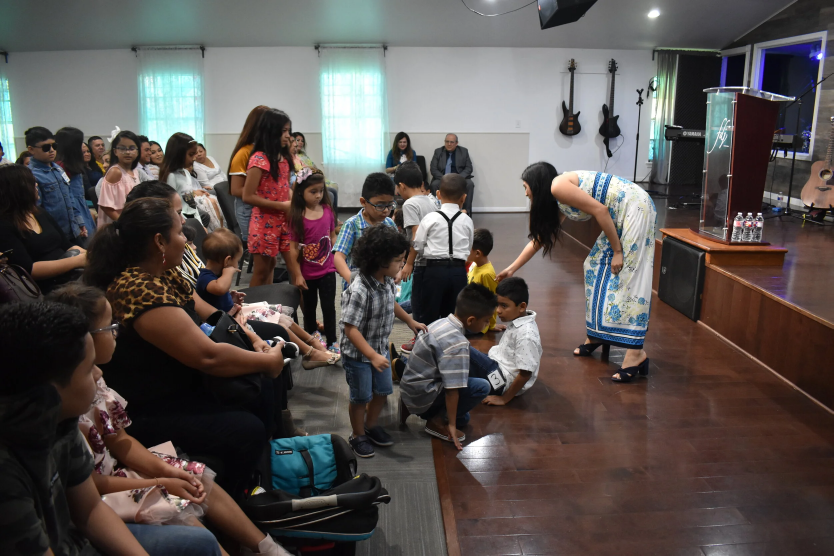
#> input picture media/curated/children_ministry_soldaditos_0020.jpg, 2500 x 1667 px (shown at 1/3 size)
$ python -i assess-photos.py   (imports and definitions only)   (older library calls are emulated)
#> lines starting #> are read from the running program, lines starting #| are printed output that depends on the picture
#!/usr/bin/env python3
"""
FDJ Church Photo Assessment Script
Analyzes all images in the fdj-archive for quality, blur, resolution, and EXIF metadata.
Outputs a graded report and curated folder.
"""

import os
import sys
import json
import shutil
import subprocess
from pathlib import Path
from datetime import datetime

try:
    from PIL import Image, ExifTags
    PIL_OK = True
except ImportError:
    PIL_OK = False
    print("WARNING: PIL not available")

try:
    import cv2
    import numpy as np
    CV2_OK = True
except ImportError:
    CV2_OK = False
    print("WARNING: cv2 not available, using PIL-based blur detection")

# ─── Paths ──────────────────────────────────────────────────────────────────
ARCHIVE_ROOT = Path("/Users/jasonluff/clawd/projects/fdj-archive")
MEDIA_ROOT = ARCHIVE_ROOT / "media"
CURATED_DIR = MEDIA_ROOT / "curated"
REPORT_PATH = ARCHIVE_ROOT / "PHOTO-ASSESSMENT-2026-03-13.md"

# ─── Helpers ────────────────────────────────────────────────────────────────

def blur_score_cv2(path):
    """OpenCV Laplacian variance blur detection."""
    img = cv2.imread(str(path))
#> img is the input picture: shape (1667, 2500, 3); mean B, G, R 79.5, 82, 89.1
    if img is None:
        return 0
    gray = cv2.cvtColor(img, cv2.COLOR_BGR2GRAY)
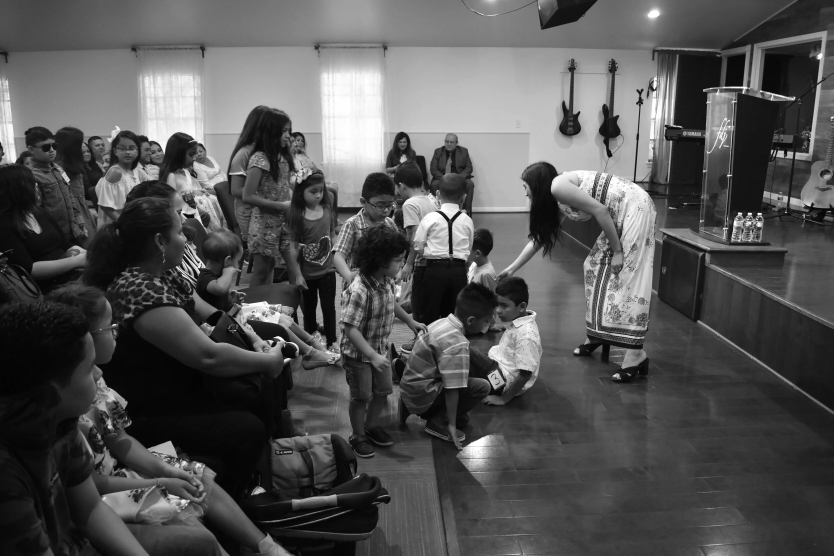
#> gray: shape (1667, 2500) (shown at 1/3 size); min 0, max 255, mean 83.8
    return cv2.Laplacian(gray, cv2.CV_64F).var()


# [14 lines left out: function blur_score_pil, not called in this run]


def get_blur_info(path):
    if CV2_OK:
        score = blur_score_cv2(path)
#> score = 241.8
    else:
        score = blur_score_pil(path)

    if score >= 500:
        label = "SHARP ⭐"
    elif score >= 100:
        label = "ACCEPTABLE"
    elif score >= 20:
        label = "SOFT"
    else:
        label = "BLURRY ❌"

    return score, label


# [510 lines left out: functions get_resolution_info, get_exif_pil, get_exif_tool, format_exif_date, format_camera, overall_grade and 6 more, not called in this run]


# ─── Main ─────────────────────────────────────────────────────────────────────

# [62 lines not run here, left out]

>>> result = get_blur_info('../media/curated/children_ministry_soldaditos_0020.jpg')
#> result = (241.8, 'ACCEPTABLE')

$ run again, on media/gallery/generacion/gud_02.jpg
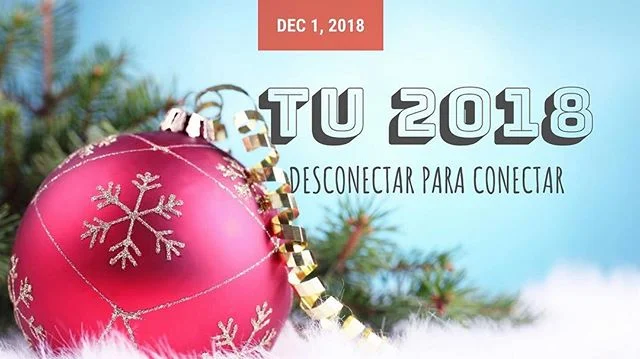
#> input picture media/gallery/generacion/gud_02.jpg, 640 x 359 px
#> in blur_score_cv2, img is the input picture: shape (359, 640, 3); mean B, G, R 182.4, 170.9, 184.4
#> in blur_score_cv2, `gray = cv2.cvtColor(img, cv2.COLOR_BGR2GRAY)`:
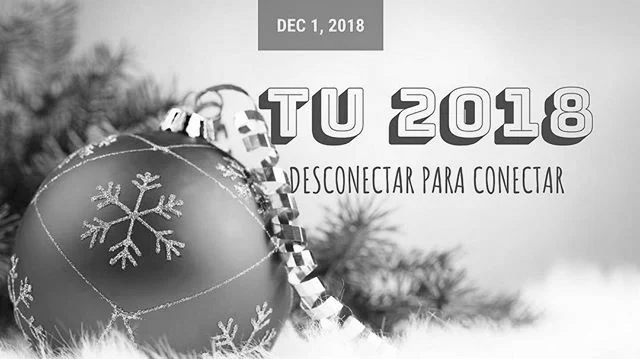
#> gray: shape (359, 640); min 1, max 255, mean 176.2
#> score = 2105.8
#> result = (2105.8, 'SHARP ⭐')

$ run again, on media/gallery/home/Daughter_and_Mother_alt.jpg
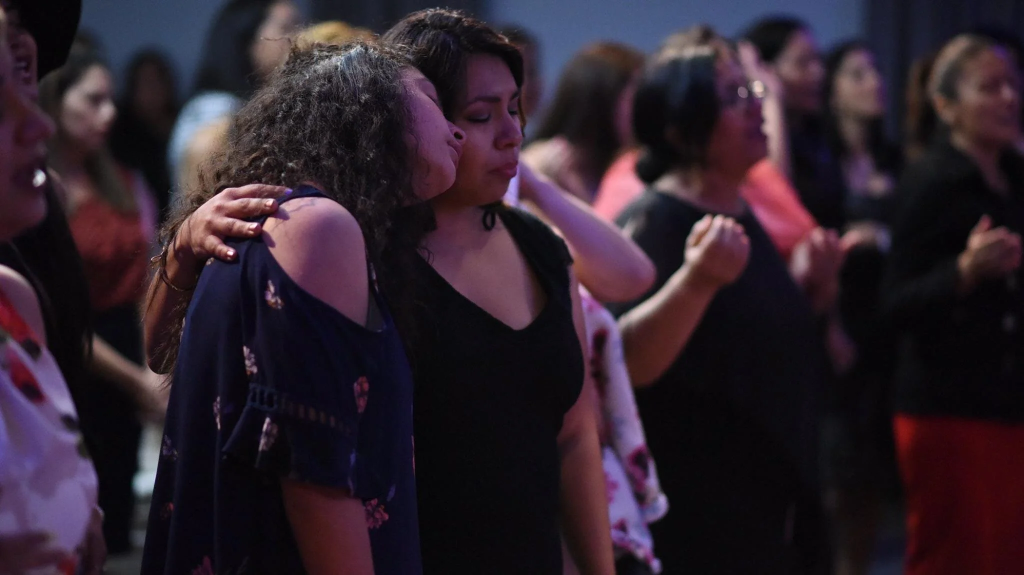
#> input picture media/gallery/home/Daughter_and_Mother_alt.jpg, 2048 x 1150 px (shown at 1/2 size)
#> in blur_score_cv2, img is the input picture: shape (1150, 2048, 3); mean B, G, R 44.2, 33.7, 47.2
#> in blur_score_cv2, `gray = cv2.cvtColor(img, cv2.COLOR_BGR2GRAY)`:
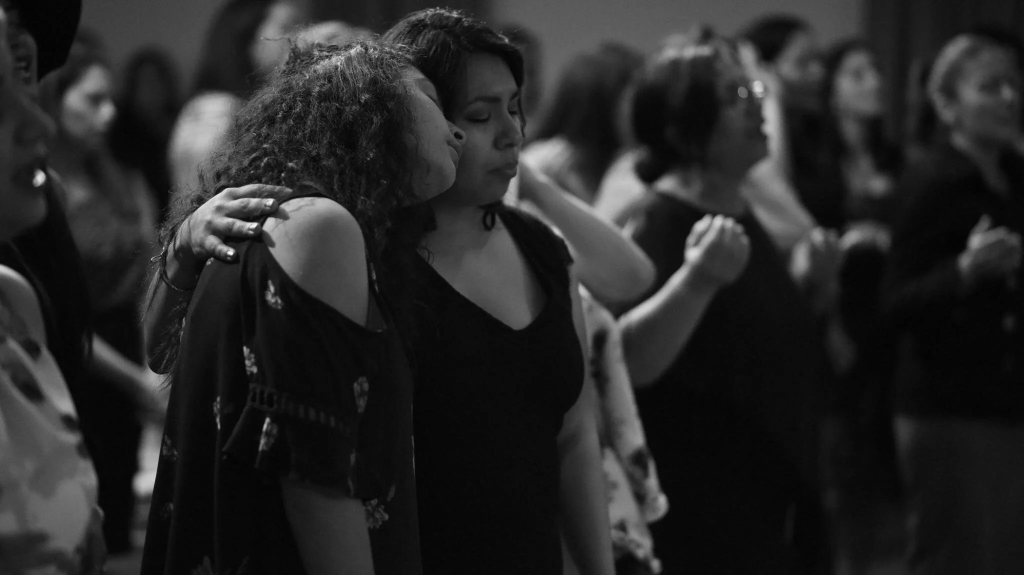
#> gray: shape (1150, 2048) (shown at 1/2 size); min 0, max 251, mean 38.9
#> score = 40.01
#> result = (40.01, 'SOFT')
